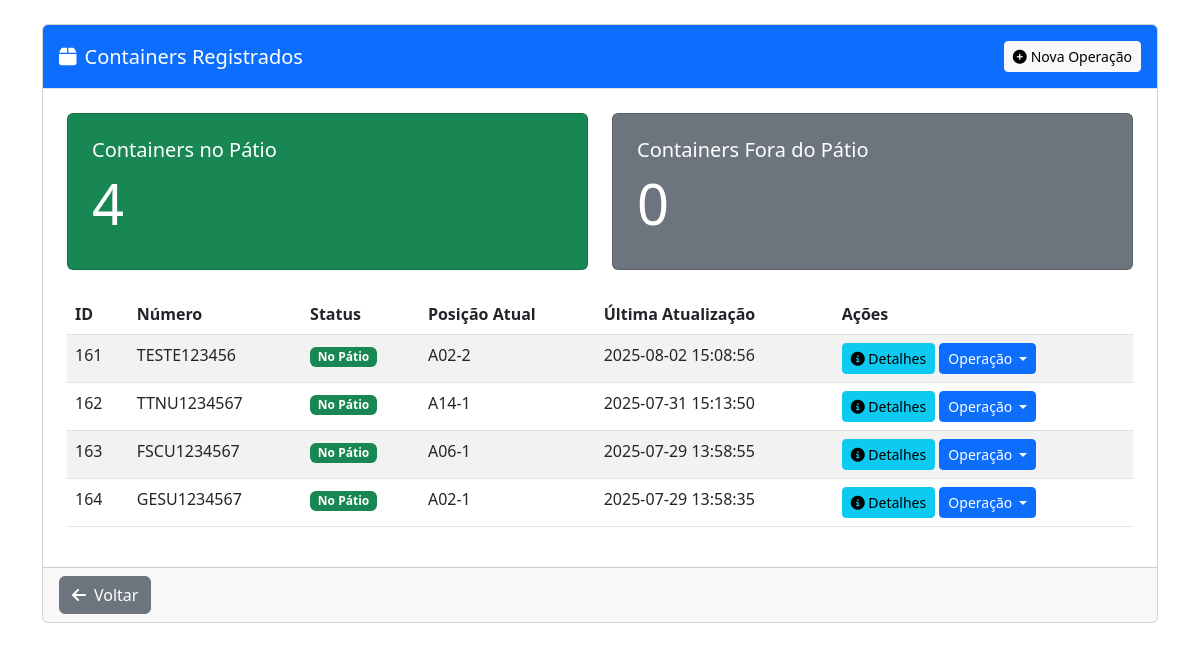
/operacoes/containers (signed in), run on the app's committed database.
### tables this page shows
CREATE TABLE containers (
        id INTEGER PRIMARY KEY AUTOINCREMENT,
        numero TEXT UNIQUE NOT NULL,
        status TEXT NOT NULL DEFAULT 'no patio',
        posicao_atual TEXT,
        data_criacao TEXT NOT NULL,
        ultima_atualizacao TEXT NOT NULL
    , unidade TEXT DEFAULT 'principal', tipo_container TEXT, tamanho TEXT, capacidade TEXT, tara TEXT, armador TEXT, booking TEXT);

### routes/operacoes.py (the view)
@operacoes_bp.route('/containers')
@login_required
def listar_containers():
    try:
        db = get_db()
        cursor = db.cursor()
        username = session.get('username')
        cursor.execute('SELECT unidade FROM usuarios WHERE username = ?', (username,))
        user_data = cursor.fetchone()
        if not user_data:
            flash('Erro: Usuário não encontrado ou sem unidade definida', 'danger')
            return redirect(url_for('operacoes.index'))
        unidade_usuario = user_data[0]
        cursor.execute('''
            SELECT * FROM containers
            WHERE unidade = ?
            ORDER BY ultima_atualizacao DESC
        ''', (unidade_usuario,))
        containers = cursor.fetchall()
        return render_template('operacoes/listar_containers.html', containers=containers)
    except Exception as e:
        logger.error(f"Erro ao listar containers: {e}")
        flash(f'Erro ao listar containers: {str(e)}', 'danger')
        return redirect(url_for('operacoes.index'))

### auth/routes.py (called while the page is built)
def login_required(f):
    @wraps(f)
    def decorated_function(*args, **kwargs):
        if 'username' not in session:
            flash('Você precisa fazer login para acessar esta página', 'danger')
            return redirect(url_for('auth.login'))
        return f(*args, **kwargs)
    return decorated_function

### db.py (called while the page is built)
def get_db():
    if 'db' not in g:
        try:
            g.db = sqlite3.connect(
                current_app.config['DATABASE'],
                detect_types=sqlite3.PARSE_DECLTYPES,
                timeout=30.0,  # 30 segundos de timeout
                isolation_level=None  # Autocommit mode
            )
            g.db.execute('PRAGMA busy_timeout = 10000;')  # 10 segundos
            g.db.row_factory = sqlite3.Row
            logger.debug("Nova conexão com o banco de dados estabelecida")
        except sqlite3.Error as e:
            logger.error(f"Erro ao conectar ao banco de dados: {e}")
            raise
    return g.db

### utils/permissions.py (called while the page is built)
def get_user_role():
    role = session.get('role') or session.get('nivel')
    return role

def has_role(required_role):
    user_role = get_user_role()
    if not user_role or user_role not in ROLES:
        return False
    return ROLES[user_role] >= ROLES[required_role]

### templates/operacoes/listar_containers.html (shortened to what this page needs)
{% extends "base.html" %}
{% block content %}
<div class="container py-4">
    <div class="row">
        <div class="col-md-12 mb-4">
            <div class="card">
                <div class="card-header bg-primary text-white">
                    <div class="d-flex justify-content-between align-items-center">
                        <h5 class="card-title mb-0">
                            <i class="fas fa-box me-2"></i>Containers Registrados
                        </h5>
                        <a href="{{ url_for('operacoes.nova_operacao') }}" class="btn btn-sm btn-light">
                            <i class="fas fa-plus-circle me-1"></i>Nova Operação
                        </a>
                    </div>
                </div>
                <div class="card-body">
                    <div class="row mb-4">
                        <div class="col-md-6">
                            <div class="card bg-success text-white">
                                <div class="card-body">
                                    <h5 class="card-title">Containers no Pátio</h5>
                                    <h2 class="display-4">
                                        {{ containers|selectattr('status', 'equalto', 'no patio')|list|length }}
                                    </h2>
                                </div>
                            </div>
                        </div>
                        <div class="col-md-6">
                            <div class="card bg-secondary text-white">
                                <div class="card-body">
                                    <h5 class="card-title">Containers Fora do Pátio</h5>
                                    <h2 class="display-4">
                                        {{ containers|selectattr('status', 'equalto', 'fora do patio')|list|length }}
                                    </h2>
                                </div>
                            </div>
                        </div>
                    </div>
                    <div class="table-responsive">
                        <table class="table table-striped table-hover" id="tabelaContainers">
                            <thead>
                                <tr>
                                    <th>ID</th>
                                    <th>Número</th>
                                    <th>Status</th>
                                    <th>Posição Atual</th>
                                    <th>Última Atualização</th>
                                    <th>Ações</th>
                                </tr>
                            </thead>
                            <tbody>
                                {% for container in containers %}
                                <tr>
                                    <td>{{ container.id }}</td>
                                    <td>{{ container.numero }}</td>
                                    <td>
                                        {% if container.status == 'no patio' %}
                                        <span class="badge bg-success">No Pátio</span>
                                        {% else %}
                                        <span class="badge bg-secondary">Fora do Pátio</span>
                                        {% endif %}
                                    </td>
                                    <td>{{ container.posicao_atual or '-' }}</td>
                                    <td>{{ container.ultima_atualizacao }}</td>
                                    <td>
                                        <a href="{{ url_for('operacoes.detalhe_container', container_id=container.id) }}" class="btn btn-sm btn-info">
                                            <i class="fas fa-info-circle"></i> Detalhes
                                        </a>
                                        <div class="btn-group">
                                            <button type="button" class="btn btn-sm btn-primary dropdown-toggle" data-bs-toggle="dropdown" aria-expanded="false">
                                                Operação
                                            </button>
                                        </div>
                                    </td>
                                </tr>
                                {% endfor %}
                            </tbody>
                        </table>
                    </div>
                </div>
                <div class="card-footer">
                    <a href="{{ url_for('operacoes.index') }}" class="btn btn-secondary">
                        <i class="fas fa-arrow-left me-2"></i>Voltar
                    </a>
                </div>
            </div>
        </div>
    </div>
</div>
{% endblock %}

### templates/base.html (style rules this page uses)
.card-header { background-color: #f8f9fa; border-bottom: 1px solid #dee2e6; padding: 1rem; }
.card-body { padding: 1.5rem; }

### data on the page
containers: id "161", numero "TESTE123456", status "No Pátio", posicao_atual "A02-2", ultima_atualizacao "2025-08-02 15:08:56"
containers: id "162", numero "TTNU1234567", status "No Pátio", posicao_atual "A14-1", ultima_atualizacao "2025-07-31 15:13:50"
containers: id "163", numero "FSCU1234567", status "No Pátio", posicao_atual "A06-1", ultima_atualizacao "2025-07-29 13:58:55"
containers: id "164", numero "GESU1234567", status "No Pátio", posicao_atual "A02-1", ultima_atualizacao "2025-07-29 13:58:35"

### other printed values
{{ containers|selectattr('status', 'equalto', 'no patio')|list|length }} "4"
